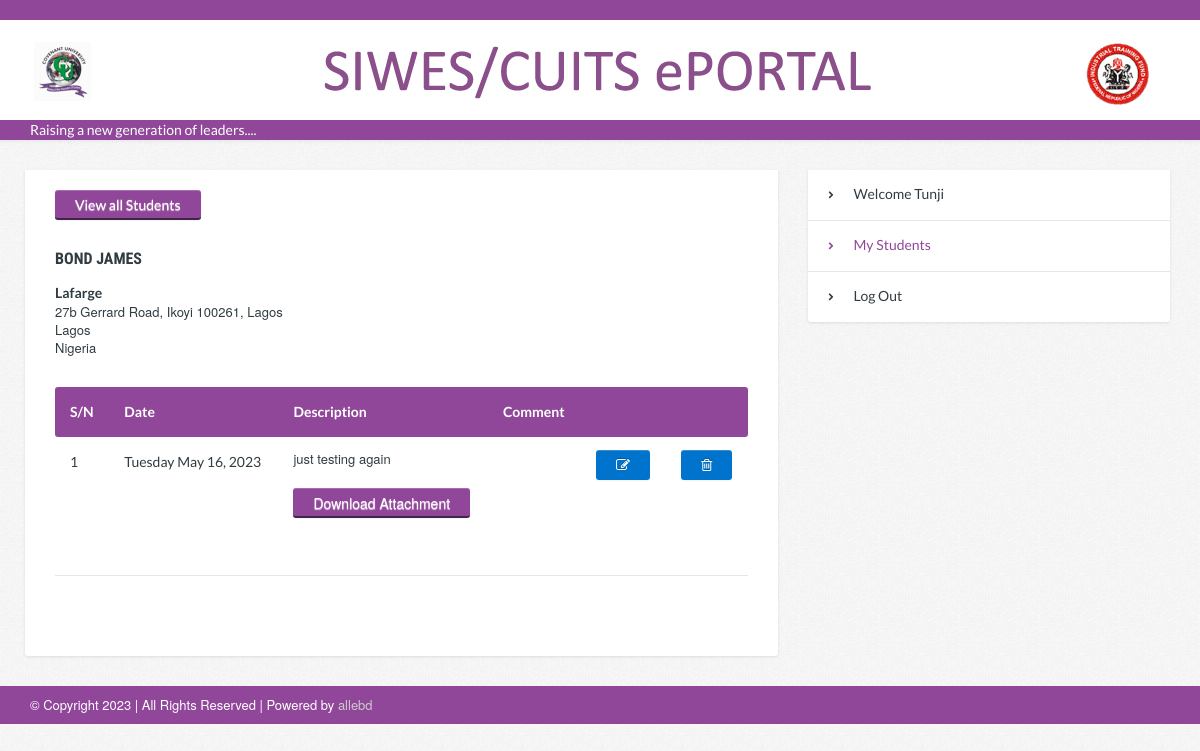
The page /workdone.php?ad=150523 (signed in) on the database its author committed.
### tables this page shows
CREATE TABLE `logbook` (
  `logbookId` int(255) NOT NULL,
  `logbookMat` varchar(255) NOT NULL,
  `logbookDesc` text NOT NULL,
  `logbookAttach` varchar(255) NOT NULL,
  `logbookComment` text NOT NULL,
  `logDeleteReason` varchar(255) NOT NULL,
  `logbookDelete` varchar(255) NOT NULL,
  `logbookDate` date NOT NULL,
  `logbookTime` timestamp NOT NULL DEFAULT current_timestamp() ON UPDATE current_timestamp()
);

CREATE TABLE `reglist` (
  `matno` int(255) NOT NULL,
  `fno` int(255) NOT NULL,
  `fname` varchar(255) NOT NULL,
  `sname` varchar(255) NOT NULL,
  `mname` varchar(255) NOT NULL,
  `sex` varchar(255) NOT NULL,
  `college` varchar(255) NOT NULL,
  `dept` varchar(255) NOT NULL,
  `program` varchar(255) NOT NULL,
  `yog` int(255) NOT NULL,
  `level` varchar(255) NOT NULL,
  `studentshipStatus` varchar(255) NOT NULL
);

CREATE TABLE `siwespost` (
  `siwesPostId` int(255) NOT NULL,
  `siwesOfficer` varchar(255) NOT NULL,
  `siwesMat` varchar(255) NOT NULL,
  `siwesCompName` varchar(255) NOT NULL,
  `siwesCompAdd` text NOT NULL,
  `siwesCompCountry` varchar(255) NOT NULL,
  `siwesCompState` varchar(255) NOT NULL,
  `siwesCompDate` date NOT NULL,
  `siwesCompTime` time NOT NULL,
  `siwesCompLetter` varchar(255) NOT NULL,
  `siwesSupervisor` varchar(255) NOT NULL,
  `siwesSupervisorNo` varchar(255) NOT NULL,
  `siwesSupervisorSkype` varchar(255) NOT NULL,
  `siwesStudentSkype` varchar(255) NOT NULL
);

### workdone.php (the view, shortened to what this page needs)
<?php
    $matno = $_GET['ad'];
    $getpost = "SELECT * FROM logbook INNER JOIN reglist ON logbook.logbookMat = reglist.matno INNER JOIN siwespost ON reglist.matno = siwespost.siwesMat WHERE logbookMat = '$matno' ORDER BY logbookId DESC";
    $thepost = mysql_query($getpost);
    $getsiwes = "SELECT * FROM logbook INNER JOIN reglist ON logbook.logbookMat = reglist.matno INNER JOIN siwespost ON reglist.matno = siwespost.siwesMat WHERE siwesMat = '$matno' ORDER BY siwesPostId DESC LIMIT 1";
    $siwespost = mysql_query($getsiwes);
    $serial = 1;
    $inc = 1;
?>
<?php require('views/header.php'); ?>
	<div id="page-content">
		<div class="container">
			<div class="row">
				<div class="col-sm-8 page-content">
					<div class="white-container mb0">
						<a href="students.php" class="btn btn-default">View all Students</a>
						<?php while($siwesrow = mysql_fetch_array($siwespost)){ ?>
							<h6><?php echo ucwords($siwesrow['sname']);?> <?php echo ucwords($siwesrow['fname']);?> <?php echo ucwords($siwesrow['mname']);?></h6>
							<strong><?php echo $siwesrow['siwesCompName'];?></strong>
							<p>
								<?php echo $siwesrow['siwesCompAdd'];?>
								<?php if($siwesrow['siwesCompState'] != ''){echo '<br>'.$siwesrow['siwesCompState'];}?>
								<?php echo '<br>'.$siwesrow['siwesCompCountry'];?>
							</p>
						<?php } ?>
						<?php if(mysql_num_rows($thepost) < 1) {?>
							<p class='pt20 mb90 pb210'>No Work Done added yet.</p>
						<?php }else{?>
							<table class="table-hover">
								<thead>
									<tr>
										<th>S/N</th>
										<th>Date</th>
										<th>Description</th>
										<th>Comment</th>
										<th></th>
										<th></th>
									</tr>
								</thead>
								<tbody>
								<?php while($stdntrow = mysql_fetch_array($thepost)){ ?>
									<tr>
										<td><?php echo $serial;?></td>
										<td><?php echo date_format(date_create($stdntrow['logbookDate']), 'l F j, Y');?></td>
										<td>
											<?php echo $stdntrow['logbookDesc'];?>
											<?php if($stdntrow['logbookAttach'] != ''): ?>
												<p><a href='models/downloadfile.php?thedocument=<?php echo $stdntrow['logbookAttach'];?>' class="btn btn-default" >Download Attachment</a></p><br>
											<?php endif; ?>
										</td>
										<td><?php echo $stdntrow['logbookComment'];?></td>
										<td><a href="models/editcomment.php?ad=<?php echo $stdntrow['logbookId'];?>" class='btn btn-primary fa fa-edit' title='Edit Comment'></a></td>
										<td><a href="models/deletecomment.php?logging=<?php echo $stdntrow['logbookId'];?>&amp;ad=<?php echo $stdntrow['logbookMat']; ?>" class='btn btn-primary fa fa-trash-o' title='Delete Comment'></a></td>
									</tr>
									<?php $serial = $serial + $inc; ?>
								<?php } ?>
								</tbody>
							</table>
						<?php } ?>
					</div>
				</div>
				<div class="col-sm-4 page-sidebar">
					<aside>
						<div class="widget sidebar-widget white-container links-widget">
							<ul>
								<li><a href="#">Welcome <?php echo $_SESSION['fname'];?></a></li>
								<?php if($_SESSION['adminroleid'] == 1){ ?>
								<li><a href="dashboard.php">Supervisors</a></li>
								<?php if($_SESSION['supervisor'] != $_SESSION['staffno']){?>
								<li class="active"><a href="assignment.php">Supervisor's Assignments</a></li>
								<?php }else{ ?>
								<li><a href="assignment.php">Supervisor's Assignments</a></li>
								<?php } ?>
								<?php if($_SESSION['supervisor'] != $_SESSION['staffno']){?>
								<li><a href="models/mystudentview.php">My Students</a></li>
								<?php }else{ ?>
								<li class="active"><a href="models/mystudentview.php">My Students</a></li>
								<?php } ?>
								<?php }else{ ?>
								<li class="active"><a href="students.php">My Students</a></li>
								<?php } ?>
								<li><a href="models/adminlogout.php">Log Out</a></li>
							</ul>
						</div>
					</aside>
				</div>
			</div>
		</div>
	</div>
<?php require('views/footer.php'); ?>

### views/header.php (shortened to what this page needs)
<!Doctype html>
<html lang="en">
<head>
	<link rel="stylesheet" href="assets/css/bootstrap.css">
	<link rel="stylesheet" href="assets/css/bootstrap2.css">
	<link rel="stylesheet" href="assets/css/font-awesome.min.css">
	<link rel="stylesheet" href="assets/css/flexslider.css">
	<link rel="stylesheet" href="assets/css/style.css">
	<link rel="stylesheet" href="assets/css/responsive.css">
</head>
<body>
<div id="main-wrapper">
	<header id="header" class="header-style-1">
		<div class="header-top-bar">
			<div class="container">
				<div class="header-login">
				</div>
			</div>
		</div>
		<div class="header-nav-bar">
			<div class="container">
				<div class="css-table logo">
					<div class="css-table-cell">
						<a href="#">
							<img src="assets/img/header-logo.png" alt="SIWES Logo">
						</a>
					</div>
				</div>
				<div class="motto">
					<img src="assets/img/siwes-logo.gif" alt="SIWES Logo" >
				</div>
			</div>
		</div>
		<div class="header-page-title">
			<div class="container">
				<marquee>Raising a new generation of leaders....</marquee>
			</div>
		</div>
	</header>

### views/footer.php (shortened to what this page needs)
	<footer id="footer">
		<div class="copyright">
			<div class="container">
				<p>&copy; Copyright <?php echo date('Y');?> | All Rights Reserved | Powered by <a href="https://github.com/allebd/">allebd</a></p>
			</div>
		</div>
	</footer>
</div>
</body>
</html>

### rows shown on the page
logbook: reglist.sname "BOND", reglist.fname "JAMES", siwespost.siwesCompName "Lafarge", siwespost.siwesCompAdd "27b Gerrard Road, Ikoyi 100261, Lagos", siwespost.siwesCompState "Lagos", siwespost.siwesCompCountry "Nigeria", logbookDate "Tuesday May 16, 2023", logbookDesc "just testing again"

### other values the page prints
$_SESSION['fname'] "Tunji"
